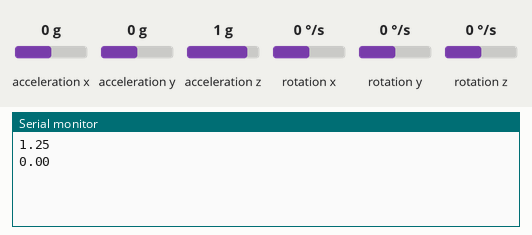
Bench run of a program on a simulated ESP8266 (NodeMCU). On the bench: the last lines printed to the serial monitor. Inputs (shaded band) come from the test bench; at power-on: acceleration x 0 g, acceleration y 0 g, acceleration z 1 g, rotation x 0 °/s, rotation y 0 °/s, rotation z 0 °/s.

Above: at 1.3 s.
1.4 s: acceleration x set to -1.4 g
At 1.81 s:
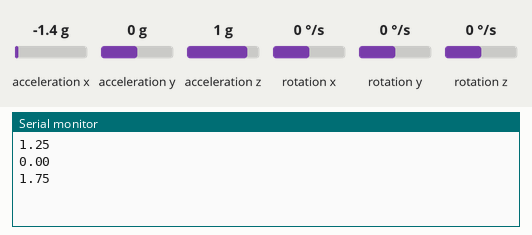
2.9 s: acceleration y set to -0.8 g
At 3.31 s:
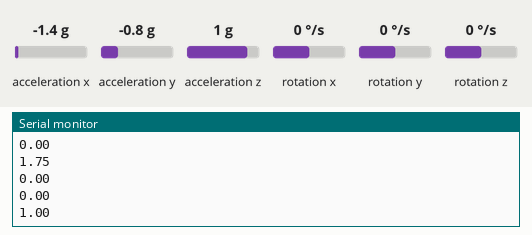
4.4 s: acceleration z set to -1.4 g
At 4.81 s:
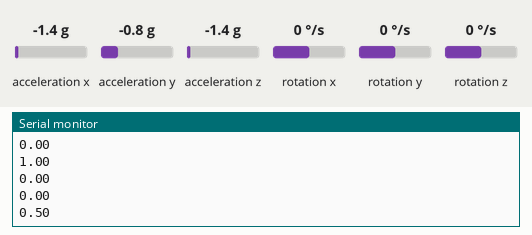
Timing chart, 0 to 7.4 s (numbered marks = the images above; inputs shaded):
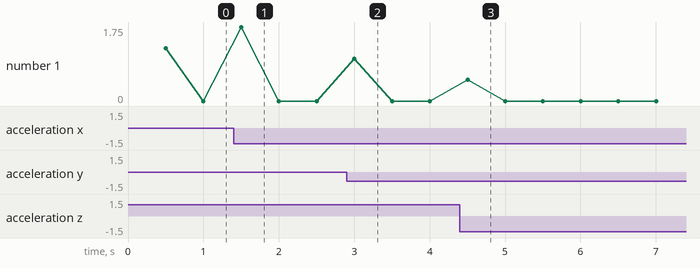

Measured:
- after the input at 1.4 s, the serial monitor: prints a new line after 0.10 s (image 1)
- after the input at 2.9 s, the serial monitor: prints a new line after 0.10 s (image 2)
- after the input at 4.4 s, the serial monitor: prints a new line after 0.10 s (image 3)

The program:

main.cpp
```cpp
#include <Arduino.h>
#include <MPU6050.h>
#include <Wire.h>

MPU6050 accelerometer;
int16_t ax;
int16_t ay;
int16_t az;
int16_t ac;
float acc;
float minimum;
float maximum;
float amp;
float amp_avg;
unsigned long long timer1s;
unsigned long long timer60s;

void setup(){
  Wire.begin();
  Serial.begin(9600);
  accelerometer.initialize();
  accelerometer.setFullScaleAccelRange(MPU6050_ACCEL_FS_16);

  minimum = 0;
  maximum = 0;
  timer1s = 0;
  timer60s = 0;

  delay(100);
}

void loop(){
  accelerometer.getAcceleration(&ax, &ay, &az);

  ac = (abs(ax) + abs(ay) + abs(az));
  acc = float(ac) / 32768 * 20;
  //Serial.println(acc);

  if(acc > maximum){
    maximum = acc;
    }

  if(acc < minimum){
    minimum = acc;
    }

  if(millis() - timer1s >= 500){
    amp = maximum - minimum;
    amp_avg += amp;
    Serial.println(amp);
    minimum = acc;
    maximum = acc;
    timer1s = millis();
    }

  if(millis() - timer60s >= 60000){
    amp_avg = amp_avg/120;
    Serial.print("Average ampl: ");
    Serial.println(amp_avg);
    amp_avg = 0;
    timer60s = millis();
    }
}
```
